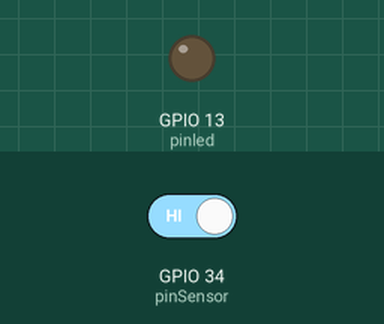
This sketch was run on a simulated ESP32. On the bench: output pins drawn as LEDs (lit = HIGH). The inputs (shaded band) are chosen by the test bench; at power-on: GPIO 34 (pinSensor) HIGH. WiFi joins after 1.5 s; servers stay silent unless stated; no MQTT or app messages arrive unless stated; what the sketch prints to the serial monitor is not drawn.

Above: at 2.7 s.
2.8 s: GPIO 34 (pinSensor) driven LOW
At 3.5 s:
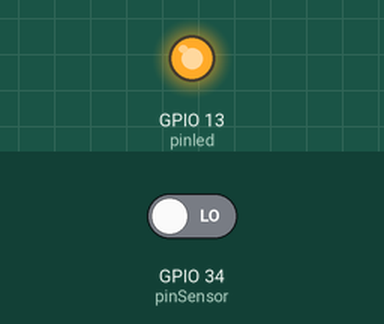
4.3 s: GPIO 34 (pinSensor) driven HIGH
At 4.6 s:
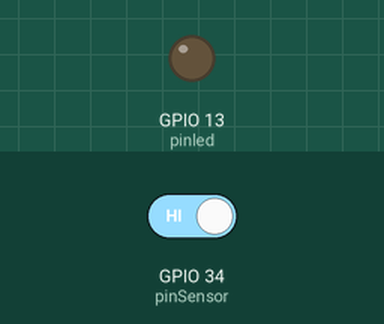
Timing chart, 0 to 7.3 s (numbered marks = the images above; inputs shaded):
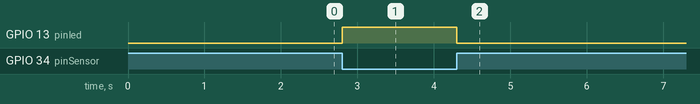

The sketch:

sketch_jun04a.ino
```cpp
#include <WiFi.h>
#include <PubSubClient.h>
#include <WiFiClientSecure.h>
#include <Wire.h>
#include <TimeLib.h>
unsigned long ultimaHora;
const char* ssid = "David";
const char* password = "david12345";

const char* mqtt_server = "ccb8f079f23442a688ac2bd3ee1a717a.s1.eu.hivemq.cloud";
const int mqtt_port = 8883;
const char* mqtt_username = "davidyjuan";
const char* mqtt_password = "1Davidyjuan";
int pinSensor = 34;
int pinled = 13;
int contador = 0;  // Variable para contar las detecciones
int contador1 = 0;
bool detectado = false;  // Variable para indicar si ya se ha detectado algo


static const char* root_ca PROGMEM = R"EOF(
-----BEGIN CERTIFICATE-----
MIIFazCCA1OgAwIBAgIRAIIQz7DSQONZRGPgu2OCiwAwDQYJKoZIhvcNAQELBQAw
TzELMAkGA1UEBhMCVVMxKTAnBgNVBAoTIEludGVybmV0IFNlY3VyaXR5IFJlc2Vh
cmNoIEdyb3VwMRUwEwYDVQQDEwxJU1JHIFJvb3QgWDEwHhcNMTUwNjA0MTEwNDM4
WhcNMzUwNjA0MTEwNDM4WjBPMQswCQYDVQQGEwJVUzEpMCcGA1UEChMgSW50ZXJu
ZXQgU2VjdXJpdHkgUmVzZWFyY2ggR3JvdXAxFTATBgNVBAMTDElTUkcgUm9vdCBY
MTCCAiIwDQYJKoZIhvcNAQEBBQADggIPADCCAgoCggIBAK3oJHP0FDfzm54rVygc
h77ct984kIxuPOZXoHj3dcKi/vVqbvYATyjb3miGbESTtrFj/RQSa78f0uoxmyF+
0TM8ukj13Xnfs7j/EvEhmkvBioZxaUpmZmyPfjxwv60pIgbz5MDmgK7iS4+3mX6U
A5/TR5d8mUgjU+g4rk8Kb4Mu0UlXjIB0ttov0DiNewNwIRt18jA8+o+u3dpjq+sW
T8KOEUt+zwvo/7V3LvSye0rgTBIlDHCNAymg4VMk7BPZ7hm/ELNKjD+Jo2FR3qyH
B5T0Y3HsLuJvW5iB4YlcNHlsdu87kGJ55tukmi8mxdAQ4Q7e2RCOFvu396j3x+UC
B5iPNgiV5+I3lg02dZ77DnKxHZu8A/lJBdiB3QW0KtZB6awBdpUKD9jf1b0SHzUv
KBds0pjBqAlkd25HN7rOrFleaJ1/ctaJxQZBKT5ZPt0m9STJEadao0xAH0ahmbWn
OlFuhjuefXKnEgV4We0+UXgVCwOPjdAvBbI+e0ocS3MFEvzG6uBQE3xDk3SzynTn
jh8BCNAw1FtxNrQHusEwMFxIt4I7mKZ9YIqioymCzLq9gwQbooMDQaHWBfEbwrbw
qHyGO0aoSCqI3Haadr8faqU9GY/rOPNk3sgrDQoo//fb4hVC1CLQJ13hef4Y53CI
rU7m2Ys6xt0nUW7/vGT1M0NPAgMBAAGjQjBAMA4GA1UdDwEB/wQEAwIBBjAPBgNV
HRMBAf8EBTADAQH/MB0GA1UdDgQWBBR5tFnme7bl5AFzgAiIyBpY9umbbjANBgkq
hkiG9w0BAQsFAAOCAgEAVR9YqbyyqFDQDLHYGmkgJykIrGF1XIpu+ILlaS/V9lZL
ubhzEFnTIZd+50xx+7LSYK05qAvqFyFWhfFQDlnrzuBZ6brJFe+GnY+EgPbk6ZGQ
3BebYhtF8GaV0nxvwuo77x/Py9auJ/GpsMiu/X1+mvoiBOv/2X/qkSsisRcOj/KK
NFtY2PwByVS5uCbMiogziUwthDyC3+6WVwW6LLv3xLfHTjuCvjHIInNzktHCgKQ5
ORAzI4JMPJ+GslWYHb4phowim57iaztXOoJwTdwJx4nLCgdNbOhdjsnvzqvHu7Ur
TkXWStAmzOVyyghqpZXjFaH3pO3JLF+l+/+sKAIuvtd7u+Nxe5AW0wdeRlN8NwdC
jNPElpzVmbUq4JUagEiuTDkHzsxHpFKVK7q4+63SM1N95R1NbdWhscdCb+ZAJzVc
oyi3B43njTOQ5yOf+1CceWxG1bQVs5ZufpsMljq4Ui0/1lvh+wjChP4kqKOJ2qxq
4RgqsahDYVvTH9w7jXbyLeiNdd8XM2w9U/t7y0Ff/9yi0GE44Za4rF2LN9d11TPA
mRGunUHBcnWEvgJBQl9nJEiU0Zsnvgc/ubhPgXRR4Xq37Z0j4r7g1SgEEzwxA57d
emyPxgcYxn/eR44/KJ4EBs+lVDR3veyJm+kXQ99b21/+jh5Xos1AnX5iItreGCc=
-----END CERTIFICATE-----
)EOF";

WiFiClientSecure espClient;
PubSubClient client(espClient);
int value = 0;
unsigned long lastMsg = 0;
#define MSG_BUFFER_SIZE  (50)
char msg[MSG_BUFFER_SIZE];


void setup_wifi() {
  delay(10);
  Serial.println();
  Serial.print("Connecting to ");
  Serial.println(ssid);
  WiFi.begin(ssid, password);
  while (WiFi.status() != WL_CONNECTED) {
    delay(500);
    Serial.print(".");
  }
  Serial.println("");
  Serial.println("WiFi connected");
  Serial.println("IP address: ");
  Serial.println(WiFi.localIP());
}

void callback(char* topic, byte* payload, unsigned int length) {
  Serial.print("Mensaje recibido en el canal: ");
  Serial.println(topic);
  String pw;
  for (int i = 0; i < length; i++) {
    Serial.print((char)payload[i]);
    pw=pw+String((char)payload[i]);
  }
  Serial.println(pw);
}

void reconnect() {
  while (!client.connected()) {
    Serial.print("Attempting MQTT connection...");
    if (client.connect("ESP32Client", mqtt_username, mqtt_password)) {
      Serial.println("connected");

    } else {
      Serial.print("failed, rc=");
      Serial.print(client.state());
      Serial.println(" try again in 5 seconds");
      delay(5000);
    }
  }
}

void setup() {
  Wire.begin();
  Serial.begin(115200);
  pinMode(pinSensor, INPUT);
  pinMode(pinled, OUTPUT);
  setup_wifi();
  espClient.setCACert(root_ca);
  client.setServer(mqtt_server, mqtt_port);
  client.setCallback(callback);
  setTime(2, 13, 0, 5, 6, 2023);
  ultimaHora = now();
}

void loop() {
  if (!client.connected()) {
    reconnect();
  }
  client.loop();
  time_t horaActual = now();
   unsigned long segundosTranscurridos = abs(horaActual - ultimaHora);
    if (segundosTranscurridos >= 60) {  // 3600 segundos = 1 hora
    // Reiniciar el contador
    contador1 = 0;
    ultimaHora = horaActual;
    Serial.println("Ha pasado una hora, el contador se ha reiniciado.");
  }
  unsigned long now = millis();
  if (now - lastMsg > 2000) {

      int lectura = digitalRead(pinSensor);

  if (lectura == LOW && !detectado)
  {
    contador++;
    contador1++;// Incrementar el contador en 1
    detectado = true;  // Indicar que ya se ha detectado algo
    /*Serial.println("*************@" + String(contador)+"#");*/
    Serial.println(String(contador));
    client.publish("Personas", String(contador1).c_str());
    client.publish("Total", String(contador).c_str());
    digitalWrite(pinled, HIGH);
  }
  else if (lectura == HIGH)
  {
    detectado = false;  // Reiniciar la variable para permitir una nueva detección
    digitalWrite(pinled, LOW);
  }
  }
}
```

Measured:
- after the input at 2.8 s, GPIO 13 (pinled): LOW → HIGH at once
- after the input at 4.3 s, GPIO 13 (pinled): HIGH → LOW at once
